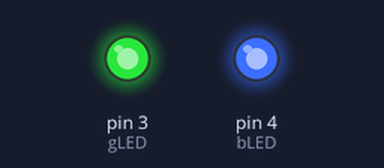
Recording of a sketch running on a simulated Arduino Uno, built with avr-gcc and run on an emulated ATmega328P. On the bench: output pins drawn as LEDs (lit = HIGH).

Above: at 0.5 s.
At 1.5 s:
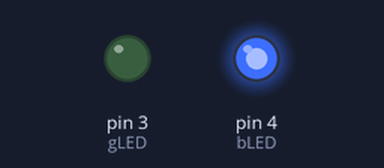
At 3.2 s:
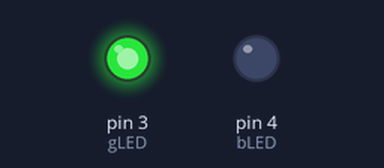
Timing chart, 0 to 5.2 s (numbered marks = the images above):
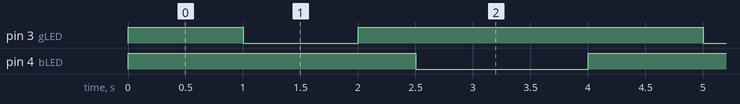

Measured:
- by itself, pin 3 (gLED): repeats every 4.0 s: LOW 1.0 s, HIGH 3.0 s
- by itself, pin 4 (bLED): alternates HIGH for 2.5 s and LOW for 1.5 s
- by itself, everything shown: repeats every 4.0 s, in 4 steps

The sketch:

first_sketch.ino
```cpp
// defining my LEDs
#define gLED 3
#define bLED 4

int t = 200;

void setup() {
//  pinMode(2, INPUT);
  pinMode(gLED, OUTPUT);
  pinMode(bLED, OUTPUT);
}

void loop() {
  digitalWrite(gLED, 1);
  digitalWrite(bLED, 1);
  delay(1000);
  digitalWrite(gLED, 0);
  delay(1000);
  digitalWrite(gLED, 1);
  delay(500);
  digitalWrite(bLED, 0);
  delay(500);
  digitalWrite(gLED, 1);
  delay(1000);
  digitalWrite(gLED, 1);
}
```
